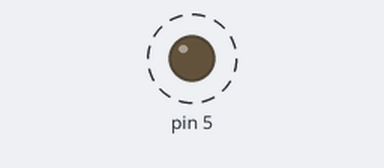
This sketch was run on a simulated Arduino Uno, built with avr-gcc and run on an emulated ATmega328P. Shown: output pins drawn as LEDs (lit = HIGH). Dashed ring = blinking.

Above: at 36.0 s.
Timing chart, 0 to 36.3 s (numbered marks = the images above):
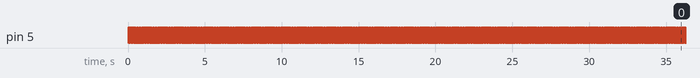

The sketch:

relay_switch_test.ino
```cpp
void setup() {
 pinMode(5,OUTPUT);
}

void loop() {
 digitalWrite(5,HIGH);
 delay(40);
 digitalWrite(5,LOW);
 delay(40);
}
```

Measured:
- by itself, pin 5: alternates HIGH for 0.04 s and LOW for 0.04 s
